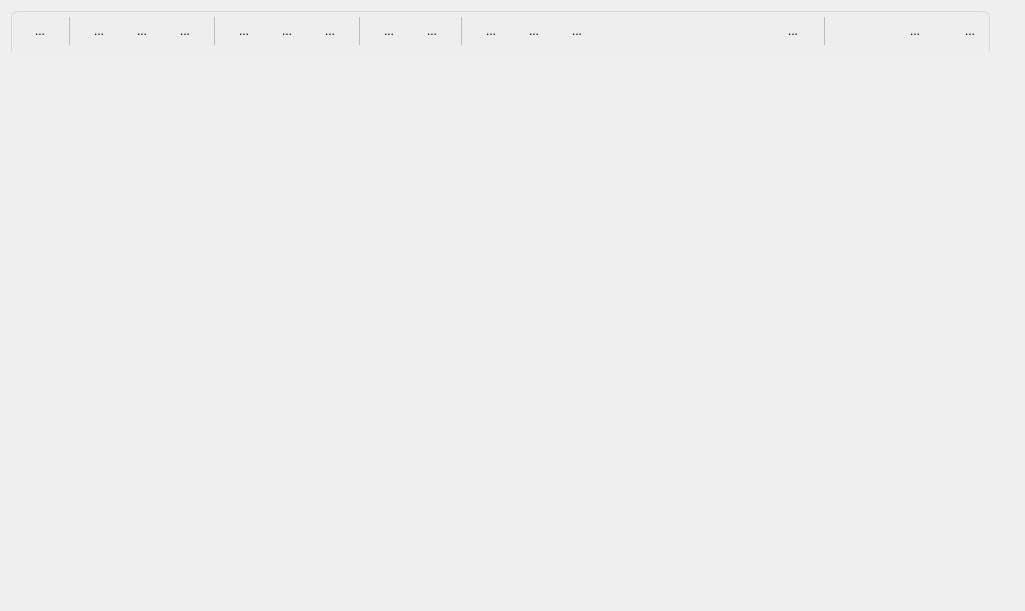
<?xml version="1.0" encoding="UTF-8"?>
<ui version="4.0">
 <class>MediaDialog</class>
 <widget class="QDialog" name="MediaDialog">
  <property name="geometry">
   <rect>
    <x>0</x>
    <y>0</y>
    <width>1025</width>
    <height>611</height>
   </rect>
  </property>
  <property name="minimumSize">
   <size>
    <width>660</width>
    <height>450</height>
   </size>
  </property>
  <property name="windowTitle">
   <string>Dialog</string>
  </property>
  <property name="styleSheet">
   <string notr="true"/>
  </property>
  <widget class="QWidget" name="titleBar" native="true">
   <property name="geometry">
    <rect>
     <x>11</x>
     <y>11</y>
     <width>979</width>
     <height>40</height>
    </rect>
   </property>
   <property name="minimumSize">
    <size>
     <width>650</width>
     <height>40</height>
    </size>
   </property>
   <property name="maximumSize">
    <size>
     <width>16777215</width>
     <height>40</height>
    </size>
   </property>
   <property name="styleSheet">
    <string notr="true">QWidget{
   border : 1px  solid rgb(216, 216, 216); 
   border-bottom : none; 
   background-color: rgb(238, 238, 238);
   border-top-left-radius: 7px;
   border-top-right-radius: 7px;
}

/* 基本样式：透明无边框 */
QToolButton {
    border: none;                 /* 去除边框 */
    background-color: transparent; /* 背景透明 */
    padding:4 px;                 /* 适当内边距，避免内容太贴边 */
    margin: 0px;                  /* 去除外边距 */
}

/* 鼠标悬浮时：灰色背景 */
QToolButton:hover {
    background-color: rgba(200, 200, 200, 100); /* 半透明灰色 */
    border-radius: 3px;           /* 轻微圆角，视觉更友好 */
}

/* 可选：按下状态样式 */
QToolButton:pressed {
    background-color: rgba(150, 150, 150, 150); /* 按下时更深的灰色 */
}</string>
   </property>
   <layout class="QHBoxLayout" name="horizontalLayout">
    <property name="spacing">
     <number>15</number>
    </property>
    <property name="leftMargin">
     <number>15</number>
    </property>
    <property name="topMargin">
     <number>0</number>
    </property>
    <property name="rightMargin">
     <number>0</number>
    </property>
    <property name="bottomMargin">
     <number>0</number>
    </property>
    <item>
     <widget class="QToolButton" name="fixedToolButton">
      <property name="minimumSize">
       <size>
        <width>28</width>
        <height>28</height>
       </size>
      </property>
      <property name="maximumSize">
       <size>
        <width>28</width>
        <height>28</height>
       </size>
      </property>
      <property name="toolTip">
       <string>置顶</string>
      </property>
      <property name="text">
       <string>...</string>
      </property>
      <property name="icon">
       <iconset resource="../../res/icon.qrc">
        <normaloff>:/a/icons/窗口置顶.svg</normaloff>:/a/icons/窗口置顶.svg</iconset>
      </property>
     </widget>
    </item>
    <item>
     <widget class="QFrame" name="qframe">
      <property name="minimumSize">
       <size>
        <width>0</width>
        <height>28</height>
       </size>
      </property>
      <property name="maximumSize">
       <size>
        <width>16777215</width>
        <height>28</height>
       </size>
      </property>
      <property name="styleSheet">
       <string notr="true">QFrame {
        border-left: 1px solid rgb(188, 188, 188);  
        border-top: none;           /* 隐藏上边框 */
        border-right: 1px solid rgb(188, 188, 188) ;    
        border-bottom: none;        /* 隐藏下边框 */
        border-radius: none;
    }</string>
      </property>
      <property name="frameShape">
       <enum>QFrame::Shape::NoFrame</enum>
      </property>
      <layout class="QHBoxLayout" name="horizontalLayout_2">
       <property name="spacing">
        <number>15</number>
       </property>
       <property name="leftMargin">
        <number>15</number>
       </property>
       <property name="topMargin">
        <number>0</number>
       </property>
       <property name="rightMargin">
        <number>15</number>
       </property>
       <property name="bottomMargin">
        <number>0</number>
       </property>
       <item>
        <widget class="QToolButton" name="prevButton">
         <property name="minimumSize">
          <size>
           <width>28</width>
           <height>28</height>
          </size>
         </property>
         <property name="maximumSize">
          <size>
           <width>28</width>
           <height>28</height>
          </size>
         </property>
         <property name="toolTip">
          <string>上一张</string>
         </property>
         <property name="text">
          <string>...</string>
         </property>
         <property name="icon">
          <iconset resource="../../res/icon.qrc">
           <normaloff>:/a/icons/上一张.svg</normaloff>:/a/icons/上一张.svg</iconset>
         </property>
        </widget>
       </item>
       <item>
        <widget class="QToolButton" name="nextButton">
         <property name="minimumSize">
          <size>
           <width>28</width>
           <height>28</height>
          </size>
         </property>
         <property name="maximumSize">
          <size>
           <width>28</width>
           <height>28</height>
          </size>
         </property>
         <property name="toolTip">
          <string>下一张</string>
         </property>
         <property name="text">
          <string>...</string>
         </property>
         <property name="icon">
          <iconset resource="../../res/icon.qrc">
           <normaloff>:/a/icons/下一张 .svg</normaloff>:/a/icons/下一张 .svg</iconset>
         </property>
        </widget>
       </item>
       <item>
        <widget class="QToolButton" name="thumbnailPreviewButton">
         <property name="minimumSize">
          <size>
           <width>28</width>
           <height>28</height>
          </size>
         </property>
         <property name="maximumSize">
          <size>
           <width>28</width>
           <height>28</height>
          </size>
         </property>
         <property name="toolTip">
          <string>预览</string>
         </property>
         <property name="text">
          <string>...</string>
         </property>
         <property name="icon">
          <iconset resource="../../res/icon.qrc">
           <normaloff>:/a/icons/预览图片.png</normaloff>:/a/icons/预览图片.png</iconset>
         </property>
        </widget>
       </item>
      </layout>
     </widget>
    </item>
    <item>
     <widget class="QToolButton" name="zoomInButton">
      <property name="minimumSize">
       <size>
        <width>28</width>
        <height>28</height>
       </size>
      </property>
      <property name="maximumSize">
       <size>
        <width>28</width>
        <height>28</height>
       </size>
      </property>
      <property name="toolTip">
       <string>放大</string>
      </property>
      <property name="text">
       <string>...</string>
      </property>
      <property name="icon">
       <iconset resource="../../res/icon.qrc">
        <normaloff>:/a/icons/放大.svg</normaloff>:/a/icons/放大.svg</iconset>
      </property>
     </widget>
    </item>
    <item>
     <widget class="QToolButton" name="zoomOutButton">
      <property name="minimumSize">
       <size>
        <width>28</width>
        <height>28</height>
       </size>
      </property>
      <property name="maximumSize">
       <size>
        <width>28</width>
        <height>28</height>
       </size>
      </property>
      <property name="toolTip">
       <string>缩小</string>
      </property>
      <property name="text">
       <string>...</string>
      </property>
      <property name="icon">
       <iconset resource="../../res/icon.qrc">
        <normaloff>:/a/icons/缩小.svg</normaloff>:/a/icons/缩小.svg</iconset>
      </property>
     </widget>
    </item>
    <item>
     <widget class="QToolButton" name="actualSizeOrfitWindowButton">
      <property name="minimumSize">
       <size>
        <width>28</width>
        <height>28</height>
       </size>
      </property>
      <property name="maximumSize">
       <size>
        <width>28</width>
        <height>28</height>
       </size>
      </property>
      <property name="toolTip">
       <string>图片原始大小</string>
      </property>
      <property name="text">
       <string>...</string>
      </property>
      <property name="icon">
       <iconset resource="../../res/icon.qrc">
        <normaloff>:/a/icons/图片原始大小.svg</normaloff>:/a/icons/图片原始大小.svg</iconset>
      </property>
     </widget>
    </item>
    <item>
     <widget class="QFrame" name="qframe_2">
      <property name="minimumSize">
       <size>
        <width>60</width>
        <height>28</height>
       </size>
      </property>
      <property name="maximumSize">
       <size>
        <width>16777215</width>
        <height>28</height>
       </size>
      </property>
      <property name="styleSheet">
       <string notr="true">QFrame {
        border-left: 1px solid rgb(188, 188, 188);  
        border-top: none;           /* 隐藏上边框 */
        border-right: 1px solid rgb(188, 188, 188) ;    
        border-bottom: none;        /* 隐藏下边框 */
        border-radius: none;
    }</string>
      </property>
      <property name="frameShape">
       <enum>QFrame::Shape::NoFrame</enum>
      </property>
      <layout class="QHBoxLayout" name="horizontalLayout_3">
       <property name="spacing">
        <number>15</number>
       </property>
       <property name="leftMargin">
        <number>15</number>
       </property>
       <property name="topMargin">
        <number>0</number>
       </property>
       <property name="rightMargin">
        <number>15</number>
       </property>
       <property name="bottomMargin">
        <number>0</number>
       </property>
       <item>
        <widget class="QToolButton" name="rotateCW90ToolButton">
         <property name="minimumSize">
          <size>
           <width>28</width>
           <height>28</height>
          </size>
         </property>
         <property name="maximumSize">
          <size>
           <width>28</width>
           <height>28</height>
          </size>
         </property>
         <property name="toolTip">
          <string>旋转</string>
         </property>
         <property name="text">
          <string>...</string>
         </property>
         <property name="icon">
          <iconset resource="../../res/icon.qrc">
           <normaloff>:/a/icons/图片旋转-顺时针.svg</normaloff>:/a/icons/图片旋转-顺时针.svg</iconset>
         </property>
        </widget>
       </item>
       <item>
        <widget class="QToolButton" name="toolButton_16">
         <property name="minimumSize">
          <size>
           <width>28</width>
           <height>28</height>
          </size>
         </property>
         <property name="maximumSize">
          <size>
           <width>28</width>
           <height>28</height>
          </size>
         </property>
         <property name="toolTip">
          <string>编辑</string>
         </property>
         <property name="text">
          <string>...</string>
         </property>
         <property name="icon">
          <iconset resource="../../res/icon.qrc">
           <normaloff>:/a/icons/图片编辑.svg</normaloff>:/a/icons/图片编辑.svg</iconset>
         </property>
        </widget>
       </item>
      </layout>
     </widget>
    </item>
    <item>
     <widget class="QToolButton" name="toolButton_15">
      <property name="minimumSize">
       <size>
        <width>28</width>
        <height>28</height>
       </size>
      </property>
      <property name="maximumSize">
       <size>
        <width>28</width>
        <height>28</height>
       </size>
      </property>
      <property name="toolTip">
       <string>翻译</string>
      </property>
      <property name="text">
       <string>...</string>
      </property>
      <property name="icon">
       <iconset resource="../../res/icon.qrc">
        <normaloff>:/a/icons/translate,翻译,翻译页面.svg</normaloff>:/a/icons/translate,翻译,翻译页面.svg</iconset>
      </property>
     </widget>
    </item>
    <item>
     <widget class="QToolButton" name="toolButton_8">
      <property name="minimumSize">
       <size>
        <width>28</width>
        <height>28</height>
       </size>
      </property>
      <property name="maximumSize">
       <size>
        <width>28</width>
        <height>28</height>
       </size>
      </property>
      <property name="toolTip">
       <string>提取文字</string>
      </property>
      <property name="text">
       <string>...</string>
      </property>
      <property name="icon">
       <iconset resource="../../res/icon.qrc">
        <normaloff>:/a/icons/提取文字.svg</normaloff>:/a/icons/提取文字.svg</iconset>
      </property>
     </widget>
    </item>
    <item>
     <widget class="QToolButton" name="toolButton_9">
      <property name="minimumSize">
       <size>
        <width>28</width>
        <height>28</height>
       </size>
      </property>
      <property name="maximumSize">
       <size>
        <width>28</width>
        <height>28</height>
       </size>
      </property>
      <property name="toolTip">
       <string>保存</string>
      </property>
      <property name="text">
       <string>...</string>
      </property>
      <property name="icon">
       <iconset resource="../../res/icon.qrc">
        <normaloff>:/a/icons/下载.svg</normaloff>:/a/icons/下载.svg</iconset>
      </property>
     </widget>
    </item>
    <item>
     <spacer name="horizontalSpacer">
      <property name="orientation">
       <enum>Qt::Orientation::Horizontal</enum>
      </property>
      <property name="sizeHint" stdset="0">
       <size>
        <width>158</width>
        <height>20</height>
       </size>
      </property>
     </spacer>
    </item>
    <item>
     <widget class="QFrame" name="qframe_3">
      <property name="minimumSize">
       <size>
        <width>35</width>
        <height>28</height>
       </size>
      </property>
      <property name="maximumSize">
       <size>
        <width>16777215</width>
        <height>28</height>
       </size>
      </property>
      <property name="toolTip">
       <string>更多</string>
      </property>
      <property name="styleSheet">
       <string notr="true">QFrame {
        border-left: none;
        border-top: none;           /* 隐藏上边框 */
        border-right: 1px solid rgb(188, 188, 188) ;    
        border-bottom: none;        /* 隐藏下边框 */
        border-radius: none;
    }</string>
      </property>
      <property name="frameShape">
       <enum>QFrame::Shape::NoFrame</enum>
      </property>
      <layout class="QHBoxLayout" name="horizontalLayout_4">
       <property name="leftMargin">
        <number>0</number>
       </property>
       <property name="topMargin">
        <number>0</number>
       </property>
       <property name="rightMargin">
        <number>17</number>
       </property>
       <property name="bottomMargin">
        <number>0</number>
       </property>
       <item>
        <widget class="QToolButton" name="toolButton_17">
         <property name="minimumSize">
          <size>
           <width>28</width>
           <height>28</height>
          </size>
         </property>
         <property name="maximumSize">
          <size>
           <width>28</width>
           <height>28</height>
          </size>
         </property>
         <property name="toolTip">
          <string>更多</string>
         </property>
         <property name="text">
          <string>...</string>
         </property>
         <property name="icon">
          <iconset resource="../../res/icon.qrc">
           <normaloff>:/a/icons/更多.svg</normaloff>:/a/icons/更多.svg</iconset>
         </property>
        </widget>
       </item>
      </layout>
     </widget>
    </item>
    <item>
     <widget class="QToolButton" name="minimizeToolButton">
      <property name="minimumSize">
       <size>
        <width>40</width>
        <height>40</height>
       </size>
      </property>
      <property name="toolTip">
       <string>最小化</string>
      </property>
      <property name="styleSheet">
       <string notr="true">    border-radius: 0px;           /* 轻微圆角，视觉更友好 */
</string>
      </property>
      <property name="text">
       <string/>
      </property>
      <property name="icon">
       <iconset resource="../../res/icon.qrc">
        <normaloff>:/a/icons/窗口最小化.svg</normaloff>:/a/icons/窗口最小化.svg</iconset>
      </property>
     </widget>
    </item>
    <item>
     <widget class="QToolButton" name="maximizeToolButton">
      <property name="minimumSize">
       <size>
        <width>40</width>
        <height>40</height>
       </size>
      </property>
      <property name="toolTip">
       <string>最大化</string>
      </property>
      <property name="styleSheet">
       <string notr="true">    border-radius: 0px;           /* 轻微圆角，视觉更友好 */
</string>
      </property>
      <property name="text">
       <string>...</string>
      </property>
      <property name="icon">
       <iconset resource="../../res/icon.qrc">
        <normaloff>:/a/icons/窗口最大化.svg</normaloff>:/a/icons/窗口最大化.svg</iconset>
      </property>
     </widget>
    </item>
    <item>
     <widget class="QToolButton" name="closeToolButton">
      <property name="minimumSize">
       <size>
        <width>40</width>
        <height>40</height>
       </size>
      </property>
      <property name="toolTip">
       <string>关闭</string>
      </property>
      <property name="styleSheet">
       <string notr="true">/* 鼠标悬浮时：灰色背景 */
QToolButton:hover {
    background-color: rgb(255, 65, 68); 
    border-radius: 0px;           /* 轻微圆角，视觉更友好 */
    border-top-right-radius: 7px;
}
/* 可选：按下状态样式 */
QToolButton:pressed {
    background-color: rgb(214, 55, 57); /* 按下时更深的灰色 */
}</string>
      </property>
      <property name="text">
       <string>...</string>
      </property>
      <property name="icon">
       <iconset resource="../../res/icon.qrc">
        <normaloff>:/a/icons/窗口关闭.svg</normaloff>:/a/icons/窗口关闭.svg</iconset>
      </property>
     </widget>
    </item>
   </layout>
  </widget>
 </widget>
 <resources>
  <include location="../../res/icon.qrc"/>
 </resources>
 <connections/>
</ui>
